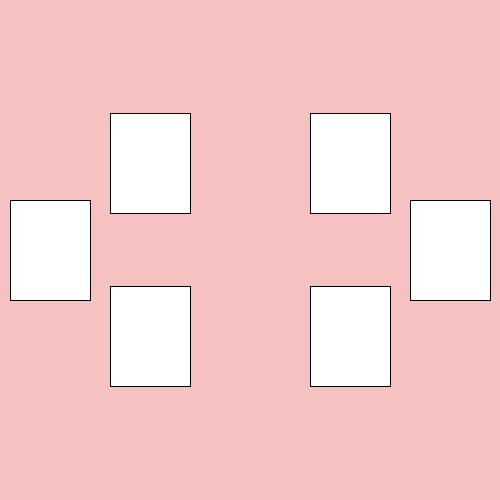
Frame 1 (no input)
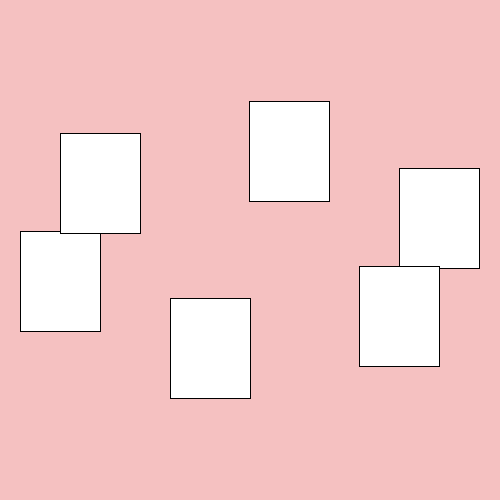
Frame 60 (the mouse pressed at the canvas centre just before this capture)
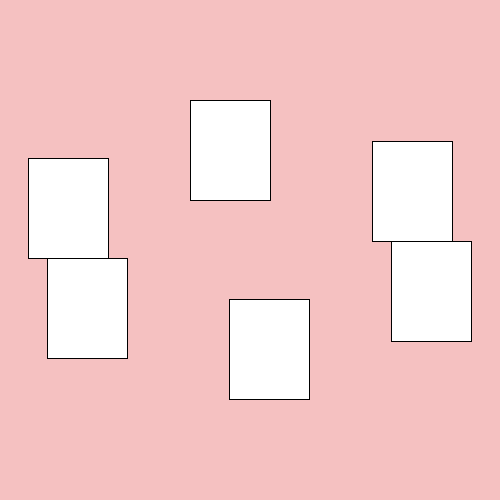
Frame 120 (the mouse held since frame 60 and released just before this capture)

The Processing sketch that drew these frames (run headless with seeded random() and noise(); from frame 60 on, the mouse is pressed at the canvas centre):

// Processing sketch: week12_1
// ── week12_1.pde
//week12-1 好玩的程式設計 三角函數
void setup(){
  size(500, 500);//視窗大小
}
float a=0;//角度
void draw(){//畫圖
  //Part 1 先劃出小圈圈在繞大圈圈
  //float x=250 + cos(a)*200, y=250+sin(a)*200;
  //ellipse(x, y, 10, 10);//
  background(#F5C1C1);
  for(int i=0; i<6; i++){
    float x=250+ cos(a+i*PI/3)*200, y=250+sin(a+i*PI/3)*100;
    ellipse(x,y,10,10);
    rect(x-40, y-50, 80, 100);
  }
  a+=0.03;//(angle角度)慢慢增加
}
